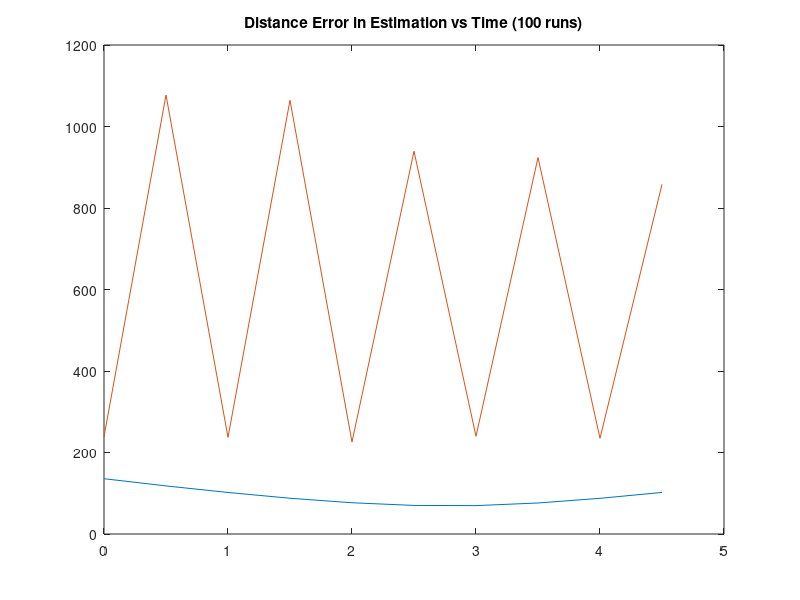

The MATLAB source for this figure:
% EC 3310 Computer Assignment #2 Part5
% Alessio Grompone 02/03/2013
% Target Motion with 1 sensors and Weighted Least Squares Algorithm

%DATA
nloops=100;

delta=0.5;    %sample time
nsamples=5; %number of samples

S1p=[0;0];      %Sensor 1 position
sigma1r=100;   %standard deviation sensor 1 range
sigma1b=1*pi/180;   %standard deviation sensor 1 bearing
S1v=diag([sigma1r^2;sigma1b^2]);  %covariance
S1=[sigma1r;sigma1b];

S2p=[20000;0];  %Sensor 2 position
sigma2r=100;   %standard deviation sensor 2 range
sigma2b=5*pi/180;   %standard deviation sensor 2 bearing
S2v=diag([sigma2r^2;sigma2b^2]);  %covariance
S2=[sigma2r;sigma2b];

ht=135*pi/180; %Target Attitude (from degrees to radians) 
st=360*2000/3600;   %Target Speed (from knots to yards/sec)
%Inital Conditions
xo=10000;
yo=10000;
Vxo=st*sin(ht);
Vyo=st*cos(ht);
%State Vector
xi=[xo;Vxo;yo;Vyo];

%Transition Matrix
F=[1,delta,0,0;0,1,0,0;0,0,1,delta;0,0,0,1];

%Measurement Matrix
H=[1,0,0,0;
    0,0,1,0];

for kk=1:nloops,
%initialize Matixes
zout=[];   %measurements output
posout=[]; %true target position
error=[];  %distance errors
polar=[];
zpolar=[];
xe=[];
S1vc=[];
x=xi;
y=[];


for ii=1:nsamples,
    
    ztrue=H*x;
    posout=[posout,ztrue];
    
    %% SENSOR 1
   
    range=sqrt((ztrue-S1p)'*(ztrue-S1p));
    bearing=atan2(ztrue(2)-S1p(2),ztrue(1)-S1p(1));
    polar=[range;bearing];    
    rrr=randn(size(S1));
    zpol=polar+rrr.*S1;%has measurements adding random error
    xx=zpol(1)*cos(zpol(2));
    yy=zpol(1)*sin(zpol(2));
    cartesian=[xx;yy]+S1p;  %cartesian coordinates
    
    %collects the real position values in one matrix
    zpolar=[zpolar,zpol];
    zout=[zout,cartesian];  %collects the measurement values in one matrix
    ztilde=ztrue-(cartesian); %error between real position and measured position
    error=[error,sqrt(ztilde'*ztilde)];%collects error values
   
    x=F*x;
    
     Fx=[cos(zpol(2)), -zpol(1)*sin(zpol(2));
       sin(zpol(2)), zpol(1)*cos(zpol(2))];
   
       S1vcv=Fx*S1v*Fx';
       
       y=[y;cartesian]; 
    
    
 %     %% SENSOR 2
 
    ztrue=H*x;
    posout=[posout,ztrue];

    range=sqrt((ztrue-S2p)'*(ztrue-S2p));
    bearing=atan2(ztrue(2)-S2p(2),ztrue(1)-S2p(1));
    polar=[range;bearing];    
    rrr=randn(size(S2));
    zpol=polar+rrr.*S2;%has measurements adding random error
    xx=zpol(1)*cos(zpol(2));
    yy=zpol(1)*sin(zpol(2));
    cartesian=[xx;yy]+S2p; %cartesian coordinates
    
    %collects the real position values in one matrix
    zpolar=[zpolar,zpol];
    zout=[zout,cartesian];  %collects the measurement values in one matrix
    ztilde=ztrue-(cartesian); %error between real position and measured position
    error=[error,sqrt(ztilde'*ztilde)];%collects error values

     x=F*x; %target motion ( x2 = TransMatrix * x1 )
    
%Estimating covarinace in cartesian
 Fx=[cos(zpol(2)), -zpol(1)*sin(zpol(2));
       sin(zpol(2)), zpol(1)*cos(zpol(2))];
   
       S2vcv=Fx*S2v*Fx';
       
       y=[y;cartesian]; 

end

 %State vector estimate
    %(Forward Projection Method)
   
    K=F;
    M=[H;H*K;H*K^2;H*K^3;H*K^4;H*K^5;H*K^6;H*K^7;H*K^8;H*K^9];

   W=inv([S1vcv,zeros(2),zeros(2),zeros(2),zeros(2),zeros(2),zeros(2),zeros(2),zeros(2),zeros(2);
   zeros(2),S2vcv,zeros(2),zeros(2),zeros(2),zeros(2),zeros(2),zeros(2),zeros(2),zeros(2);
   zeros(2),zeros(2),S1vcv,zeros(2),zeros(2),zeros(2),zeros(2),zeros(2),zeros(2),zeros(2);
   zeros(2),zeros(2),zeros(2),S2vcv,zeros(2),zeros(2),zeros(2),zeros(2),zeros(2),zeros(2);
   zeros(2),zeros(2),zeros(2),zeros(2),S1vcv,zeros(2),zeros(2),zeros(2),zeros(2),zeros(2);
   zeros(2),zeros(2),zeros(2),zeros(2),zeros(2),S2vcv,zeros(2),zeros(2),zeros(2),zeros(2);
   zeros(2),zeros(2),zeros(2),zeros(2),zeros(2),zeros(2),S1vcv,zeros(2),zeros(2),zeros(2);
   zeros(2),zeros(2),zeros(2),zeros(2),zeros(2),zeros(2),zeros(2),S2vcv,zeros(2),zeros(2);
   zeros(2),zeros(2),zeros(2),zeros(2),zeros(2),zeros(2),zeros(2),zeros(2),S1vcv,zeros(2);
   zeros(2),zeros(2),zeros(2),zeros(2),zeros(2),zeros(2),zeros(2),zeros(2),zeros(2),S2vcv]);
    
    
    xe1=inv(M'*W*M)*M'*W*y; 
    xe2=K*xe1;
    xe3=K*K*xe1;
    xe4=K*K*K*xe1;
    xe5=K*K*K*K*xe1;
    xe6=K*K*K*K*K*xe1;
    xe7=K*K*K*K*K*K*xe1;
    xe8=K*K*K*K*K*K*K*xe1;
    xe9=K*K*K*K*K*K*K*K*xe1; 
    xe10=K*K*K*K*K*K*K*K*K*xe1;
    
    Xe=[xe1,xe2,xe3,xe4,xe5,xe6,xe7,xe8,xe9,xe10];
    
    Pe=H*Xe; 
Pmerror=[];

Perror=posout-Pe; 
% Pmerror=sqrt(diag((Perror'*Perror)));
for zi=1:(2*nsamples),
    
Pmerror=[Pmerror,sqrt(Perror(:,zi)'*Perror(:,zi))];

end   
    
    
if kk==1
    merror=error;
    zoutmean=zout;
    xmean=Pe;
    Pmean=Pmerror;
    x45=xe10;
    
else
    merror=merror+error;
    zoutmean=zoutmean+zout; 
    xmean=xmean+Pe;
    Pmean=Pmean+Pmerror;
    x45=x45+xe10;
   
end
end

merror=merror/nloops;
zoutmean=zoutmean/nloops;
xmean=xmean/nloops;
Pmean=Pmean/nloops;
x45=x45/nloops




%plot1 Target motion with mean noise measurements
plot(posout(1,:),posout(2,:),'-',zoutmean(1,:),zoutmean(2,:),'-');
title('Target Motion and Mean Measurement Trajectory');
% title('Target Motion and Mean Measurement Trajectory');
pause;

%plot1 Target motion with mean state vector estimations
plot(posout(1,:),posout(2,:),'-',xmean(1,:),xmean(2,:),'-');
title('Target Motion and Least Square Estimates');
% title('Target Motion and Mean Measurement Trajectory');
pause;

%Distance errors between Target and measurements
time=[1:max(size(error))]*delta-delta;
plot(time,merror,'-');
title('Distance Error in Measurements vs Time (100 runs)');
pause;
% 
% %Distance errors between Target and measurements
time=[1:max(size(Pmean))]*(delta)-(delta);
plot(time,Pmean,'-');
hold
plot(time,merror,'-');
title('Distance Error in Estimation vs Time (100 runs)');
pause;
